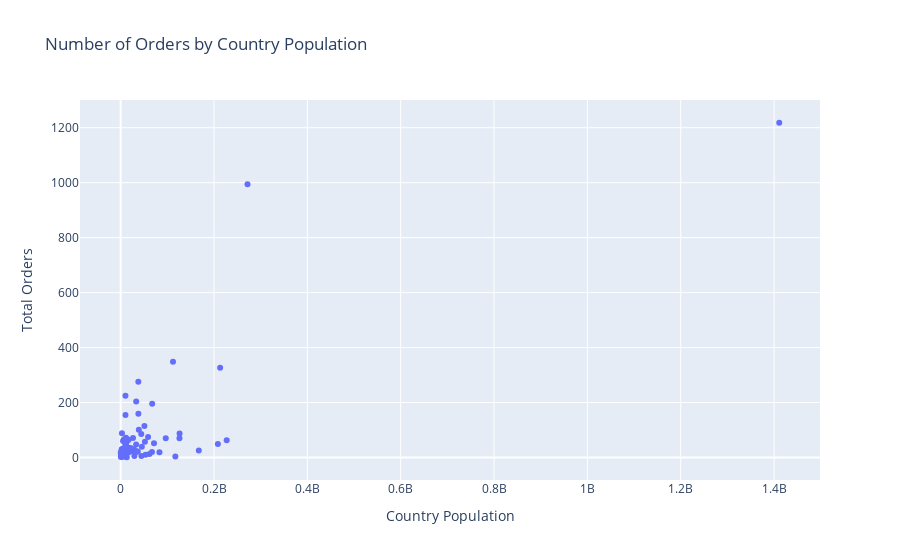

This figure's notebook cell:
### Code cell
fig = px.scatter(ordersbypop, x="population2020", y="totalorders",
             title = 'Number of Orders by Country Population',
             labels={
                     "population2020": "Country Population",
                     "totalorders": "Total Orders"
            })
fig.show()

### Figure 1 — Plotly figure (JSON) as saved in the notebook; plotly's stock layout.template omitted (floating-point values rounded to 4 significant figures)
{"data": [{"hovertemplate": "Country Population=%{x}<br>Total Orders=%{y}<extra></extra>", "legendgroup": "", "marker": {"color": "#636efa", "symbol": "circle"}, "mode": "markers", "name": "", "orientation": "v", "showlegend": false, "type": "scatter", "x": [38972230, 2837849, 45376763, 2805608, 25655289, 10093121, 21522626, 167420951, 6934015, 9379952, 213196304, 772506, 38037204, 1411100000, 26491087, 50930662, 806166, 5123105, 11300698, 1237537, 83160871, 17588595, 117190911, 5529543, 67571107, 67081000, 3722716, 32180401, 13205153, 10698599, 16858333, 10121763, 4047680, 11306801, 9750149, 271857970, 4985382, 126261000, 51985780, 6653942, 630419, 1900449, 36688772, 2635130, 28225177, 125998302, 21224040, 515332, 53423198, 621306, 3294335, 33199993, 208327405, 17441500, 5379475, 29348627, 5090200, 227196741, 4294396, 33304756, 112190977, 37899070, 10297081, 13146362, 8233970, 6899126, 2102419, 10353442, 71475664, 9543207, 12161723, 61704518, 44404611, 44132049, 34232050, 96648685, 214929, 1790133, 58801927], "xaxis": "x", "y": [101, 30, 39, 88, 24, 48, 35, 26, 5, 18, 327, 10, 159, 1218, 71, 115, 18, 60, 2, 6, 19, 36, 4, 12, 196, 20, 6, 24, 68, 34, 64, 24, 17, 72, 14, 994, 25, 87, 57, 12, 10, 3, 22, 29, 30, 70, 24, 3, 10, 5, 7, 47, 49, 19, 21, 6, 33, 63, 7, 204, 348, 276, 225, 1, 12, 66, 28, 155, 52, 57, 54, 13, 6, 86, 21, 70, 18, 2, 75], "yaxis": "y"}], "layout": {"legend": {"tracegroupgap": 0}, "title": {"text": "Number of Orders by Country Population"}, "xaxis": {"anchor": "y", "domain": [0, 1], "title": {"text": "Country Population"}}, "yaxis": {"anchor": "x", "domain": [0, 1], "title": {"text": "Total Orders"}}}}
